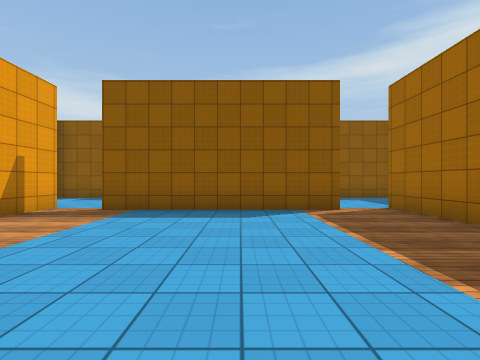
[1] (above)

18 first-person views from a walk through a scene from a Unity 3-D project. The camera is 1.3 m above the floor, looks level and sees 85° across. The floor is counted in squares, 2 m on a side. Each view is taken from the middle of a square. On the plan, view 1 faces up. The plan holds only what a view shows up to about 9 squares ahead; the rest is blank. Surface patterns are stand-ins for the level's own textures.

[2]
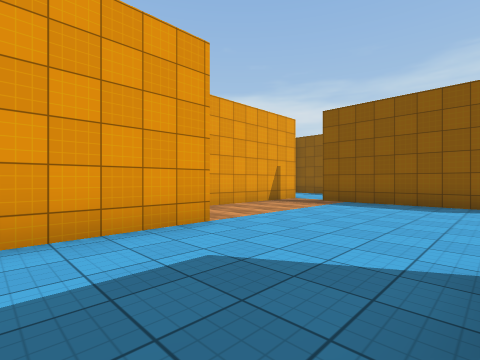

[3]
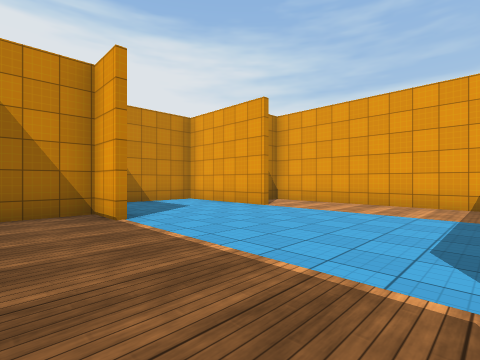

[4]
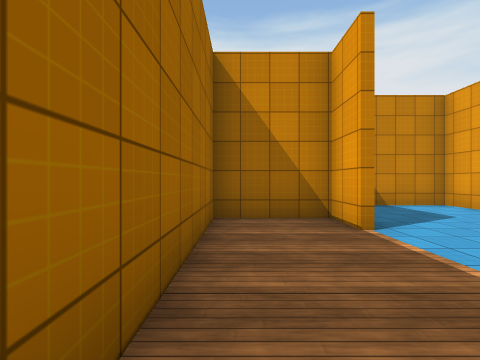

[5]
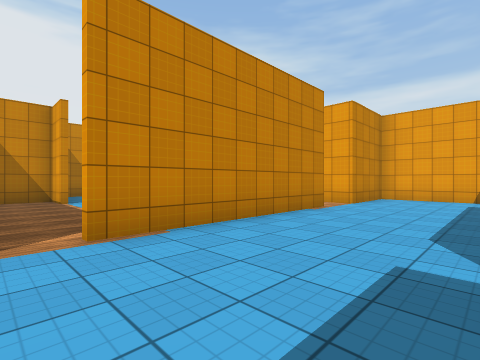

[6]
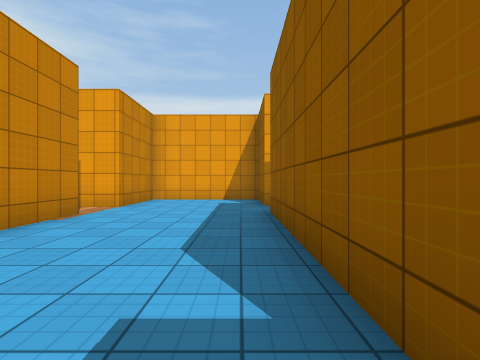

[7]
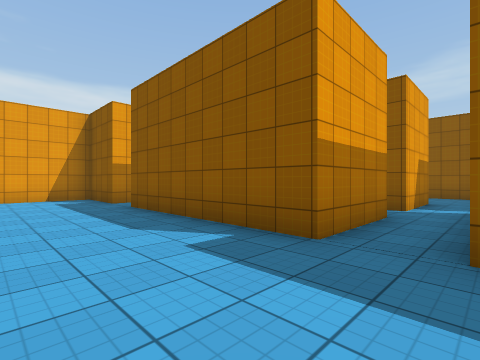

[8]
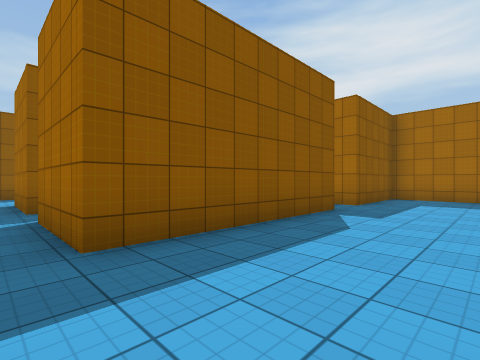

[9]
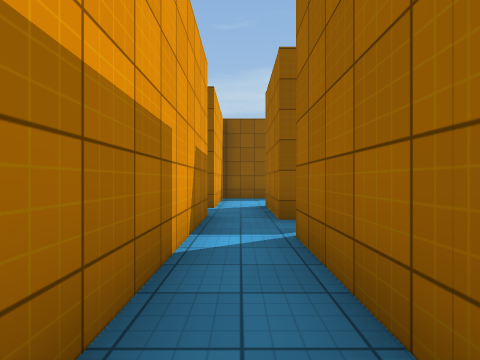

[10]
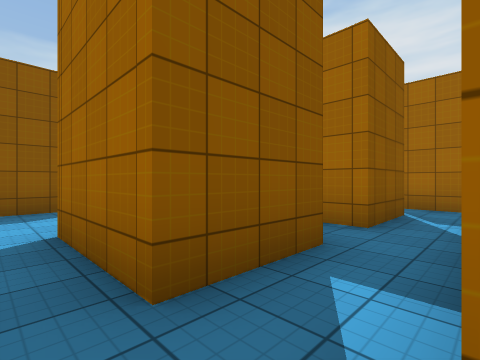

[11]
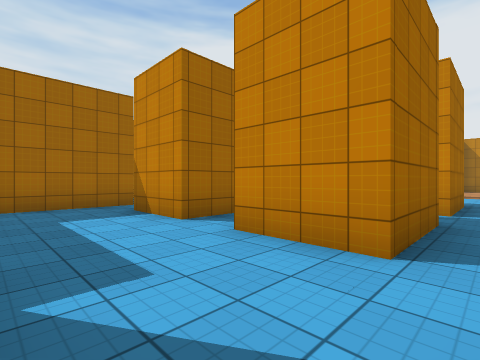

[12]
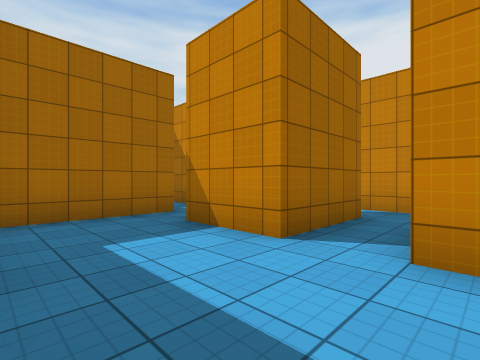

[13]
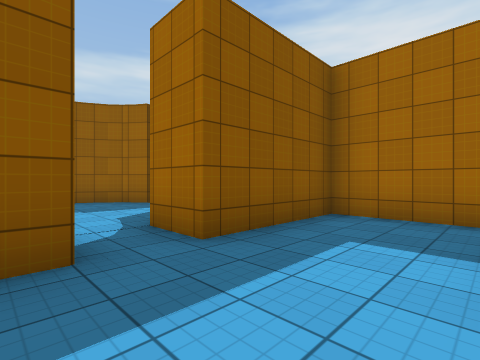

[14]
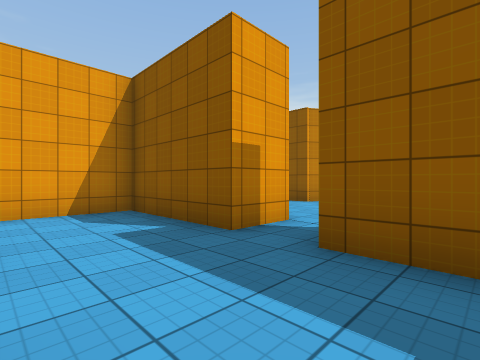

[15]
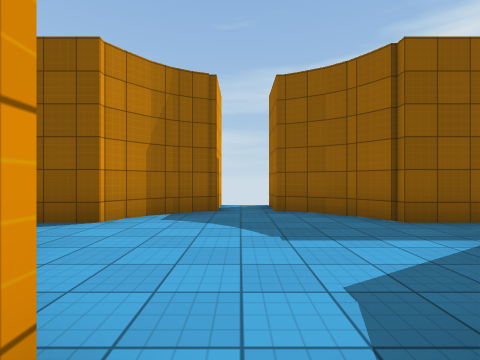

[16]
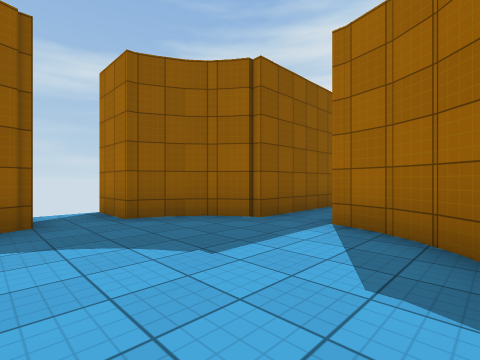

[17]
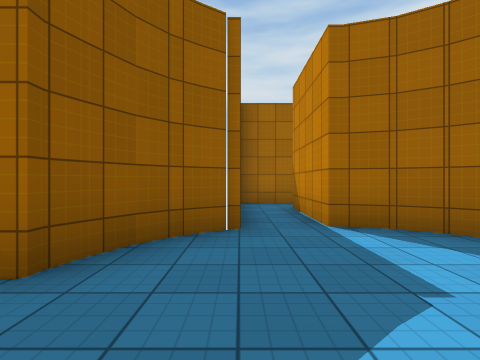

[18]
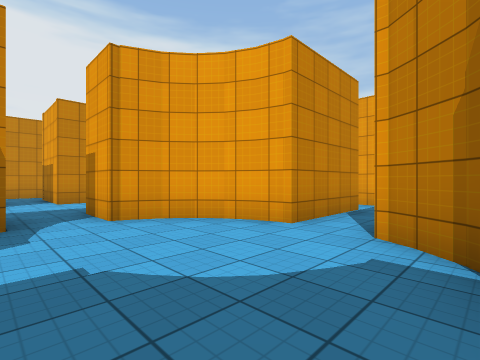

### Floor plan
Key: @ floor where view 1 was taken; # wall or solid block; . floor.
Columns run from 8 left of view 1 to 6 right of it. Each row starts with its distance up from view 1.
 26       # #
 25      ##.##
 24     ##...##
 23     #.....#####
 22 #.............#
 21 # ####....### #
 20     ##...##
 19    ####.####
 18    #.......#
 17    #.......#
 16    #.......#
 15    ..##.##.#
 14    ..##.##...
 13    #.......###
 12    #.#####.
 11    #.# ###.
 10  ###.#####.####
  9  #............#
  8  #............#
  7  #............#
  6  ###.######.#
  5    #........#
  4    #........#
  3    #........#
  2    #........#
  1    #........#
  0    #.#..@#..#
 -1    ###...####
 -2      #....
 -3      ####

Positions as (right, up) in squares from view 1, and headings:
1: (0, 0), facing up
2: (1, -2), facing up-left
3: (3, 5), facing down-left
4: (3, 4), facing down
5: (3, 9), facing down-left
6: (2, 9), facing left
7: (3, 7), facing up-left
8: (-4, 7), facing up-right
9: (-4, 9), facing up
10: (-4, 12), facing up-right
11: (-4, 18), facing down-right
12: (-2, 18), facing down-right
13: (-2, 16), facing up-right
14: (1, 16), facing up-left
15: (-1, 19), facing up
16: (-2, 20), facing up-right
17: (-2, 23), facing right
18: (0, 24), facing down-left
